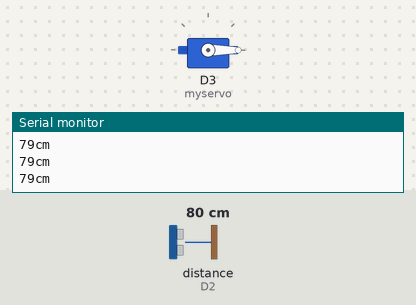
This sketch was run on a simulated ESP8266 (NodeMCU). Shown: servo, the last lines printed to the serial monitor. Wiring (inferred from the names in the program): ultrasonic range finder: trigger D1; echo D2. Inputs (shaded band) come from the test bench; at power-on: distance to the obstacle (sensor on D2) 80 cm. The echo pulse lasts 58.3 µs per cm; WiFi joins after 1.5 s; servers stay silent unless stated.

Above: at 3.0 s.
3.1 s: distance to the obstacle (sensor on D2) set to 12 cm
5.0 s: distance to the obstacle (sensor on D2) set to 9 cm
At 6.1 s:
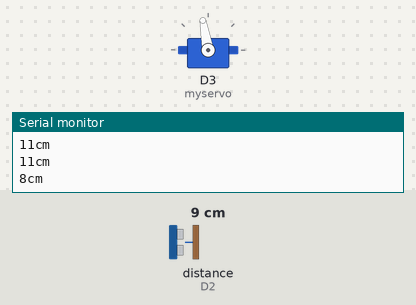
Timing chart, 0 to 8.0 s (numbered marks = the images above; inputs shaded):
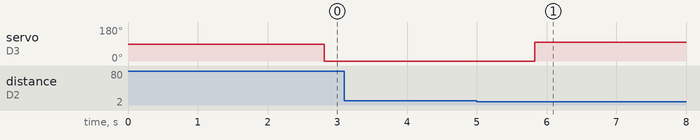

The sketch:

door_touchless.ino
```cpp
#define BLYNK_PRINT Serial
#define trigPin D1
#define echoPin D2

#include <Servo.h>
#include <ESP8266WiFi.h>
#include <BlynkSimpleEsp8266.h>

long durasi;
int jarak;

char auth[] = "";
char ssid[] = "";
char pass[] = "";

BlynkTimer timer;

Servo myservo;

void setup()
{
  Serial.begin(9600);
  pinMode(trigPin, OUTPUT);
  pinMode(echoPin, INPUT);
  myservo.attach(D3);

  Blynk.begin(auth, ssid, pass);
  timer.setInterval(1000L, myTimerEvent);
}

void loop()
{
  digitalWrite(trigPin, LOW);
  delayMicroseconds(5);

  digitalWrite(trigPin, HIGH);
  delayMicroseconds(10);
  digitalWrite(trigPin, LOW);

  durasi = pulseIn(echoPin, HIGH);
  jarak = durasi * 0.034 / 2;
  Serial.print(jarak);
  Serial.println("cm");
  delay(500);

  Blynk.run();
  timer.run(); // Initiates BlynkTimer
}

void myTimerEvent()
{
  durasi = digitalRead(echoPin);
  Blynk.virtualWrite(V1, durasi);

  if (jarak < 10){
    myservo.write(100);
    delay(5000);
    Blynk.notify("Pintu Terbuka");
  }else
  {
    myservo.write(0);
  }
}
```

Measured:
- the behaviour switches between 11 and 10 cm on distance to the obstacle (sensor on D2) (found by bisection; images 0 and 1)
- after the input at 5.0 s, servo on D3 (myservo): 0° → 100° after 0.83 s
